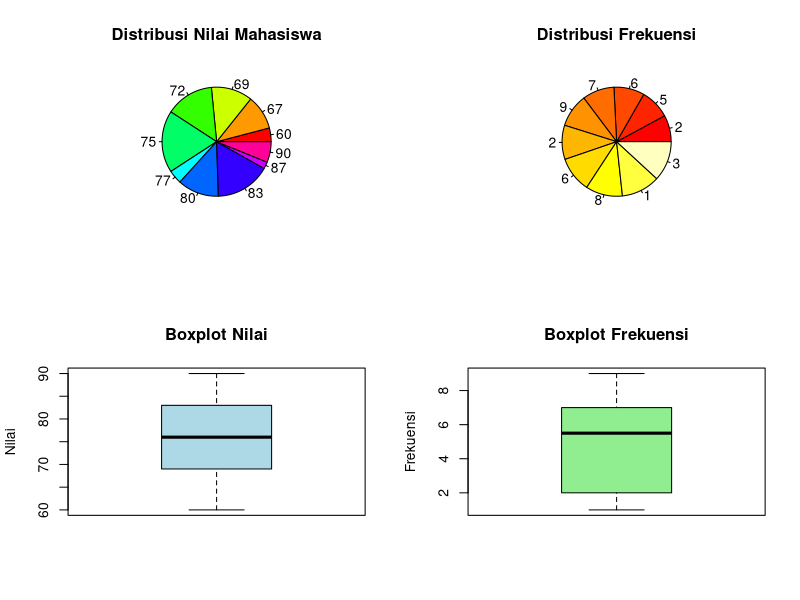
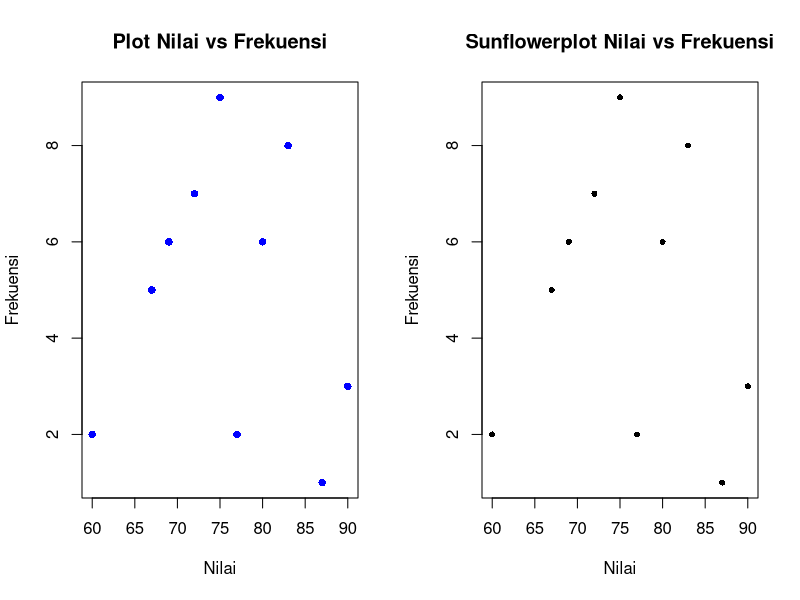

The R script that drew these images, in order:
# Data nilai dan frekuensi
nilai <- c(60, 67, 69, 72, 75, 77, 80, 83, 87, 90)
frekuensi <- c(2, 5, 6, 7, 9, 2, 6, 8, 1, 3)

# Menyimpan pie chart dan boxplot ke file PNG
png("pie_chart_boxplot.png", width = 1200, height = 800)
par(mfrow = c(2, 2))

# Pie chart untuk distribusi nilai
pie(frekuensi, labels = nilai, main = "Distribusi Nilai Mahasiswa",
    col = rainbow(length(nilai)))

# Pie chart untuk distribusi frekuensi
pie(nilai, labels = frekuensi, main = "Distribusi Frekuensi",
    col = heat.colors(length(frekuensi)))

# Boxplot untuk nilai
boxplot(nilai, main = "Boxplot Nilai", ylab = "Nilai", col = "lightblue")

# Boxplot untuk frekuensi
boxplot(frekuensi, main = "Boxplot Frekuensi", ylab = "Frekuensi", col = "lightgreen")

# Menutup dan menyimpan file
dev.off()
cat("Pie chart dan boxplot disimpan ke: pie_chart_boxplot.png\n")


# Menyimpan plot ke file PNG
png("plot_dan_sunflower.png", width = 1200, height = 600)
par(mfrow = c(1, 2))

# Membuat plot biasa
plot(nilai, frekuensi, main = "Plot Nilai vs Frekuensi", 
     xlab = "Nilai", ylab = "Frekuensi", pch = 16, col = "blue")

# Membuat sunflowerplot
sunflowerplot(nilai, frekuensi, main = "Sunflowerplot Nilai vs Frekuensi",
              xlab = "Nilai", ylab = "Frekuensi")

# Menutup dan menyimpan file
dev.off()
cat("Plot dan sunflowerplot disimpan ke: plot_dan_sunflower.png\n")